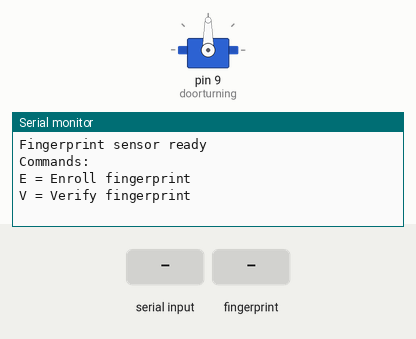
Simulated run of this sketch. Board: Arduino Uno, built with avr-gcc and run on an emulated ATmega328P. Parts: servo, the last lines printed to the serial monitor. Inputs (shaded band) come from the test bench.

Above: at 2.2 s.
2.3 s: "E" received over Serial
At 3.1 s:
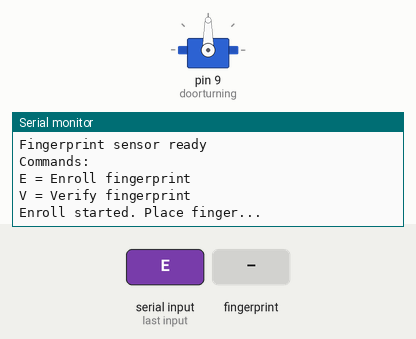
3.8 s: finger stored as number 1 placed on the sensor
At 4.4 s:
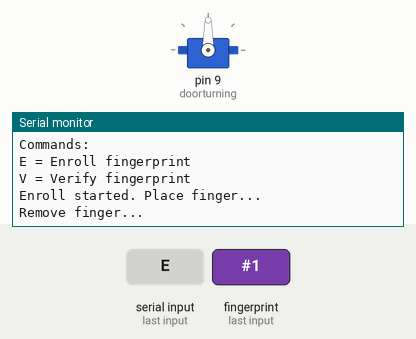

Measured:
- after the input at 2.3 s, the serial monitor: prints a new line at once (image 1)
- after the input at 3.8 s, the serial monitor: prints a new line after 0.20 s (image 2)

The sketch:

finger_print.ino
```cpp
#include <Adafruit_Fingerprint.h>
#include <SoftwareSerial.h>
#include <Servo.h>

Servo doorturning;

SoftwareSerial fingerSerial(2, 3); // RX, TX
Adafruit_Fingerprint finger = Adafruit_Fingerprint(&fingerSerial);

int id = 1; // ID to store fingerprint

void setup() {
  doorturning.attach(9);
  Serial.begin(9600);
  finger.begin(57600);

  if (finger.verifyPassword()) {
    Serial.println("Fingerprint sensor ready");
  } else {
    Serial.println("Fingerprint sensor NOT found");
    while (1);
  }

  Serial.println("Commands:");
  Serial.println("E = Enroll fingerprint");
  Serial.println("V = Verify fingerprint");
}

void loop() {
  if (Serial.available()) {
    char command = Serial.read();

    if (command == 'E') {
      enrollFingerprint();
    }
    else if (command == 'V') {
      verifyFingerprint();
    }
  }
}

// ================= ENROLL =================
void enrollFingerprint() {
  Serial.println("Enroll started. Place finger...");

  while (finger.getImage() != FINGERPRINT_OK);

  if (finger.image2Tz(1) != FINGERPRINT_OK) {
    Serial.println("Error processing first image");
    return;
  }

  Serial.println("Remove finger...");
  delay(2000);

  Serial.println("Place same finger again...");
  while (finger.getImage() != FINGERPRINT_OK);

  if (finger.image2Tz(2) != FINGERPRINT_OK) {
    Serial.println("Error processing second image");
    return;
  }

  if (finger.createModel() != FINGERPRINT_OK) {
    Serial.println("Fingerprints did not match");
    return;
  }

  if (finger.storeModel(id) == FINGERPRINT_OK) {
    Serial.println("Fingerprint Stored Successfully!");
  } else {
    Serial.println("Error storing fingerprint");
  }
}

// ================= VERIFY =================
void verifyFingerprint() {
  Serial.println("Place finger to verify...");

  if (finger.getImage() != FINGERPRINT_OK) {
    Serial.println("No finger detected");
    return;
  }

  if (finger.image2Tz() != FINGERPRINT_OK) {
    Serial.println("Image conversion failed");
    return;
  }

  if (finger.fingerSearch() != FINGERPRINT_OK) {
    Serial.println("ACCESS DENIED");
    return;
  }

  Serial.print("ACCESS GRANTED - ID: ");
  Serial.println(finger.fingerID);
}
```
